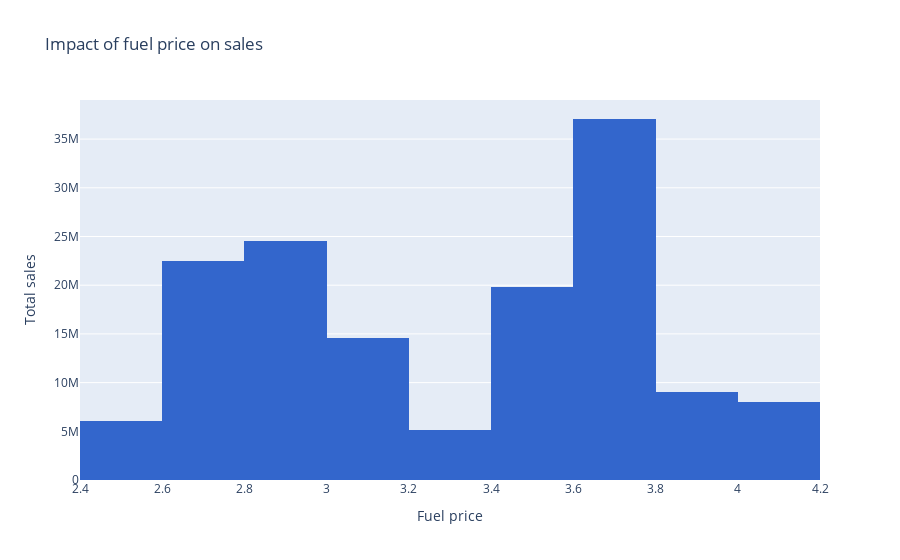

The notebook cell this image was saved under:
### Markdown cell above
It seems there is no clear correlation between temperature and weekly sales. Some clusters of higher sales are observed at specific temperature ranges, but these may be influenced by external factors such as holidays (e.g. Christmas) or seasonal demand (e.g.Thanksgiving). So maybe it's not correllated to the temperature itself.

### Code cell
fig = px.histogram(
    dataset,
    x="Fuel_Price",
    y="Weekly_Sales",
    title="Impact of fuel price on sales",
    color_discrete_sequence=[px.colors.qualitative.G10[0]]
)

fig.update_layout(
    yaxis_title="Total sales",
    xaxis_title="Fuel price"
)

fig.show()

### Figure 1 — Plotly figure (JSON) as saved in the notebook; plotly's stock layout.template omitted (floating-point values rounded to 4 significant figures; data arrays with more than 128 entries replaced by an {"elided": "..."} marker saying what was removed)
{"data": [{"alignmentgroup": "True", "bingroup": "x", "histfunc": "sum", "hovertemplate": "Fuel_Price=%{x}<br>sum of Weekly_Sales=%{y}<extra></extra>", "legendgroup": "", "marker": {"color": "#3366CC", "pattern": {"shape": ""}}, "name": "", "offsetgroup": "", "orientation": "v", "showlegend": false, "type": "histogram", "x": {"elided": "131 float values"}, "xaxis": "x", "y": {"elided": "131 float values"}, "yaxis": "y"}], "layout": {"barmode": "relative", "legend": {"tracegroupgap": 0}, "title": {"text": "Impact of fuel price on sales"}, "xaxis": {"anchor": "y", "domain": [0, 1], "title": {"text": "Fuel price"}}, "yaxis": {"anchor": "x", "domain": [0, 1], "title": {"text": "Total sales"}}}}
